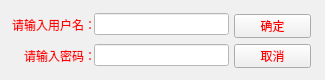
<?xml version="1.0" encoding="UTF-8"?>
<ui version="4.0">
 <class>changepassword</class>
 <widget class="QWidget" name="changepassword">
  <property name="geometry">
   <rect>
    <x>0</x>
    <y>0</y>
    <width>325</width>
    <height>80</height>
   </rect>
  </property>
  <property name="windowTitle">
   <string>修改密码</string>
  </property>
  <property name="styleSheet">
   <string notr="true">background-color: rgb(240, 240, 240);
color: rgb(255, 0, 0);</string>
  </property>
  <widget class="QLabel" name="label">
   <property name="geometry">
    <rect>
     <x>24</x>
     <y>48</y>
     <width>81</width>
     <height>16</height>
    </rect>
   </property>
   <property name="text">
    <string>请输入密码：</string>
   </property>
  </widget>
  <widget class="QLabel" name="label_2">
   <property name="geometry">
    <rect>
     <x>12</x>
     <y>17</y>
     <width>81</width>
     <height>16</height>
    </rect>
   </property>
   <property name="text">
    <string>请输入用户名：</string>
   </property>
  </widget>
  <widget class="QWidget" name="layoutWidget">
   <property name="geometry">
    <rect>
     <x>94</x>
     <y>10</y>
     <width>135</width>
     <height>61</height>
    </rect>
   </property>
   <layout class="QVBoxLayout" name="verticalLayout">
    <item>
     <widget class="QLineEdit" name="changeuserEdit">
      <property name="styleSheet">
       <string notr="true">color: rgb(255, 0, 255);
background-color: rgb(255, 255, 255);</string>
      </property>
     </widget>
    </item>
    <item>
     <widget class="QLineEdit" name="changepasswordEdit">
      <property name="styleSheet">
       <string notr="true">color: rgb(255, 0, 255);
background-color: rgb(255, 255, 255);</string>
      </property>
     </widget>
    </item>
   </layout>
  </widget>
  <widget class="QWidget" name="layoutWidget_2">
   <property name="geometry">
    <rect>
     <x>234</x>
     <y>14</y>
     <width>77</width>
     <height>54</height>
    </rect>
   </property>
   <layout class="QVBoxLayout" name="verticalLayout_3">
    <item>
     <widget class="QPushButton" name="changeuserButton">
      <property name="text">
       <string>确定</string>
      </property>
     </widget>
    </item>
    <item>
     <widget class="QPushButton" name="changepasswordButton">
      <property name="text">
       <string>取消</string>
      </property>
     </widget>
    </item>
   </layout>
  </widget>
 </widget>
 <resources/>
 <connections>
  <connection>
   <sender>changepasswordButton</sender>
   <signal>clicked()</signal>
   <receiver>changepassword</receiver>
   <slot>close()</slot>
   <hints>
    <hint type="sourcelabel">
     <x>264</x>
     <y>60</y>
    </hint>
    <hint type="destinationlabel">
     <x>223</x>
     <y>72</y>
    </hint>
   </hints>
  </connection>
 </connections>
</ui>
